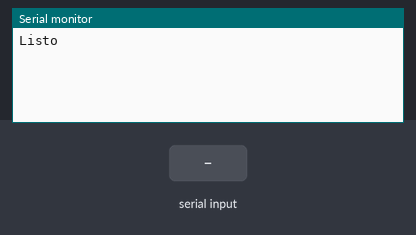
Simulated run of this sketch. Board: Arduino Uno, built with avr-gcc and run on an emulated ATmega328P. Shown: the last lines printed to the serial monitor. The inputs (shaded band) are chosen by the test bench.

Above: at 1.2 s.
1.3 s: "1" received over the second serial link
At 1.7 s:
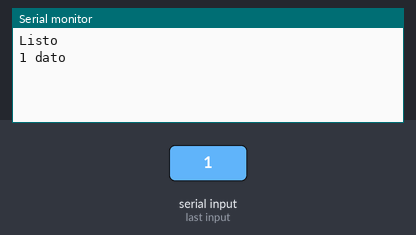
2.8 s: "0" received over the second serial link
At 4.0 s:
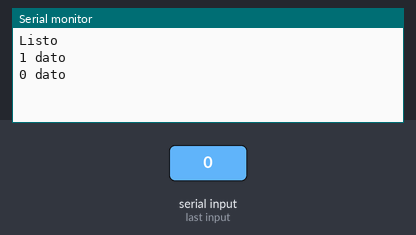

Measured:
- after the input at 1.3 s, the serial monitor: prints a new line at once (image 1)
- after the input at 2.8 s, the serial monitor: prints a new line at once (image 2)

The sketch:

bluetooth_2.ino
```cpp
#include <SoftwareSerial.h>

SoftwareSerial miBT(2,3); /// SoftwareSerial(rxPin,txPin)


void setup() {
 Serial.begin(9600);
 Serial.println("Listo");
 miBT.begin(9600);
}

void loop() {
 if (miBT.available()){   //LEE  BT Y ENVIA A ARDUINO
  Serial.write(miBT.read());
  Serial.println(" dato");
  }

   if(Serial.available()){  //LEE A ARDUINO Y ENVIA A BT
    miBT.write(Serial.read());
    }
}
```
